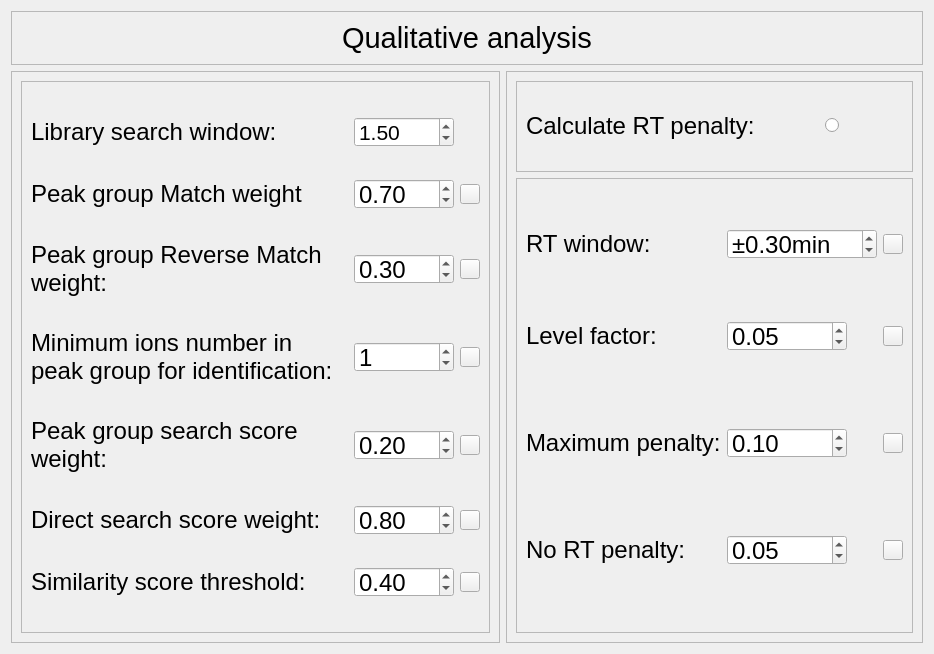
<?xml version="1.0" encoding="UTF-8"?>
<ui version="4.0">
 <class>Form</class>
 <widget class="QWidget" name="Form">
  <property name="geometry">
   <rect>
    <x>0</x>
    <y>0</y>
    <width>934</width>
    <height>654</height>
   </rect>
  </property>
  <property name="windowTitle">
   <string>DataAnalyzer-WTS</string>
  </property>
  <property name="windowIcon">
   <iconset>
    <normaloff>icon.png</normaloff>icon.png</iconset>
  </property>
  <layout class="QGridLayout" name="gridLayout">
   <item row="0" column="0" colspan="2">
    <widget class="QFrame" name="frame_3">
     <property name="frameShape">
      <enum>QFrame::StyledPanel</enum>
     </property>
     <property name="frameShadow">
      <enum>QFrame::Raised</enum>
     </property>
     <layout class="QHBoxLayout" name="horizontalLayout_2">
      <item>
       <widget class="QLabel" name="label">
        <property name="sizePolicy">
         <sizepolicy hsizetype="Maximum" vsizetype="Preferred">
          <horstretch>0</horstretch>
          <verstretch>0</verstretch>
         </sizepolicy>
        </property>
        <property name="font">
         <font>
          <pointsize>22</pointsize>
          <weight>50</weight>
          <italic>false</italic>
          <bold>false</bold>
         </font>
        </property>
        <property name="styleSheet">
         <string notr="true">font: 22pt;</string>
        </property>
        <property name="text">
         <string>Qualitative analysis</string>
        </property>
       </widget>
      </item>
     </layout>
    </widget>
   </item>
   <item row="1" column="1">
    <widget class="QFrame" name="frame_2">
     <property name="frameShape">
      <enum>QFrame::StyledPanel</enum>
     </property>
     <property name="frameShadow">
      <enum>QFrame::Raised</enum>
     </property>
     <layout class="QGridLayout" name="gridLayout_3" rowstretch="1,5">
      <item row="1" column="0">
       <widget class="QFrame" name="frame_5">
        <property name="frameShape">
         <enum>QFrame::StyledPanel</enum>
        </property>
        <property name="frameShadow">
         <enum>QFrame::Raised</enum>
        </property>
        <layout class="QGridLayout" name="gridLayout_4">
         <item row="0" column="0">
          <widget class="QLabel" name="label_7">
           <property name="sizePolicy">
            <sizepolicy hsizetype="Maximum" vsizetype="Preferred">
             <horstretch>0</horstretch>
             <verstretch>0</verstretch>
            </sizepolicy>
           </property>
           <property name="minimumSize">
            <size>
             <width>0</width>
             <height>30</height>
            </size>
           </property>
           <property name="maximumSize">
            <size>
             <width>16777215</width>
             <height>30</height>
            </size>
           </property>
           <property name="font">
            <font>
             <pointsize>18</pointsize>
             <weight>50</weight>
             <italic>false</italic>
             <bold>false</bold>
            </font>
           </property>
           <property name="styleSheet">
            <string notr="true">font: 18pt;</string>
           </property>
           <property name="text">
            <string>RT window:</string>
           </property>
          </widget>
         </item>
         <item row="0" column="1">
          <widget class="QDoubleSpinBox" name="doubleSpinBox_12">
           <property name="minimumSize">
            <size>
             <width>150</width>
             <height>30</height>
            </size>
           </property>
           <property name="maximumSize">
            <size>
             <width>150</width>
             <height>30</height>
            </size>
           </property>
           <property name="styleSheet">
            <string notr="true">font: 18pt;</string>
           </property>
           <property name="prefix">
            <string>±</string>
           </property>
           <property name="suffix">
            <string>min</string>
           </property>
           <property name="maximum">
            <double>9999.000000000000000</double>
           </property>
           <property name="singleStep">
            <double>0.100000000000000</double>
           </property>
           <property name="value">
            <double>0.300000000000000</double>
           </property>
          </widget>
         </item>
         <item row="0" column="2">
          <widget class="QPushButton" name="pushButton_6">
           <property name="minimumSize">
            <size>
             <width>20</width>
             <height>20</height>
            </size>
           </property>
           <property name="maximumSize">
            <size>
             <width>20</width>
             <height>20</height>
            </size>
           </property>
           <property name="text">
            <string/>
           </property>
           <property name="icon">
            <iconset>
             <normaloff>R-C.png</normaloff>R-C.png</iconset>
           </property>
           <property name="iconSize">
            <size>
             <width>20</width>
             <height>20</height>
            </size>
           </property>
          </widget>
         </item>
         <item row="1" column="0">
          <widget class="QLabel" name="label_8">
           <property name="minimumSize">
            <size>
             <width>0</width>
             <height>60</height>
            </size>
           </property>
           <property name="maximumSize">
            <size>
             <width>16777215</width>
             <height>60</height>
            </size>
           </property>
           <property name="font">
            <font>
             <pointsize>18</pointsize>
             <weight>50</weight>
             <italic>false</italic>
             <bold>false</bold>
            </font>
           </property>
           <property name="styleSheet">
            <string notr="true">font: 18pt;</string>
           </property>
           <property name="text">
            <string>Level factor:</string>
           </property>
           <property name="wordWrap">
            <bool>false</bool>
           </property>
          </widget>
         </item>
         <item row="1" column="1">
          <widget class="QDoubleSpinBox" name="doubleSpinBox_7">
           <property name="minimumSize">
            <size>
             <width>120</width>
             <height>30</height>
            </size>
           </property>
           <property name="maximumSize">
            <size>
             <width>120</width>
             <height>30</height>
            </size>
           </property>
           <property name="styleSheet">
            <string notr="true">font: 18pt;</string>
           </property>
           <property name="decimals">
            <number>2</number>
           </property>
           <property name="singleStep">
            <double>0.010000000000000</double>
           </property>
           <property name="value">
            <double>0.050000000000000</double>
           </property>
          </widget>
         </item>
         <item row="1" column="2">
          <widget class="QPushButton" name="pushButton_7">
           <property name="minimumSize">
            <size>
             <width>20</width>
             <height>20</height>
            </size>
           </property>
           <property name="maximumSize">
            <size>
             <width>20</width>
             <height>20</height>
            </size>
           </property>
           <property name="text">
            <string/>
           </property>
           <property name="icon">
            <iconset>
             <normaloff>R-C.png</normaloff>R-C.png</iconset>
           </property>
           <property name="iconSize">
            <size>
             <width>20</width>
             <height>20</height>
            </size>
           </property>
          </widget>
         </item>
         <item row="2" column="0">
          <widget class="QLabel" name="label_10">
           <property name="minimumSize">
            <size>
             <width>0</width>
             <height>60</height>
            </size>
           </property>
           <property name="maximumSize">
            <size>
             <width>16777215</width>
             <height>60</height>
            </size>
           </property>
           <property name="font">
            <font>
             <pointsize>18</pointsize>
             <weight>50</weight>
             <italic>false</italic>
             <bold>false</bold>
            </font>
           </property>
           <property name="styleSheet">
            <string notr="true">font: 18pt;</string>
           </property>
           <property name="text">
            <string>Maximum penalty:</string>
           </property>
           <property name="wordWrap">
            <bool>false</bool>
           </property>
          </widget>
         </item>
         <item row="2" column="1">
          <widget class="QDoubleSpinBox" name="doubleSpinBox_8">
           <property name="minimumSize">
            <size>
             <width>120</width>
             <height>30</height>
            </size>
           </property>
           <property name="maximumSize">
            <size>
             <width>120</width>
             <height>30</height>
            </size>
           </property>
           <property name="styleSheet">
            <string notr="true">font: 18pt;</string>
           </property>
           <property name="decimals">
            <number>2</number>
           </property>
           <property name="maximum">
            <double>1.000000000000000</double>
           </property>
           <property name="singleStep">
            <double>0.010000000000000</double>
           </property>
           <property name="value">
            <double>0.100000000000000</double>
           </property>
          </widget>
         </item>
         <item row="2" column="2">
          <widget class="QPushButton" name="pushButton_8">
           <property name="minimumSize">
            <size>
             <width>20</width>
             <height>20</height>
            </size>
           </property>
           <property name="maximumSize">
            <size>
             <width>20</width>
             <height>20</height>
            </size>
           </property>
           <property name="text">
            <string/>
           </property>
           <property name="icon">
            <iconset>
             <normaloff>R-C.png</normaloff>R-C.png</iconset>
           </property>
           <property name="iconSize">
            <size>
             <width>20</width>
             <height>20</height>
            </size>
           </property>
          </widget>
         </item>
         <item row="3" column="0">
          <widget class="QLabel" name="label_11">
           <property name="minimumSize">
            <size>
             <width>0</width>
             <height>60</height>
            </size>
           </property>
           <property name="maximumSize">
            <size>
             <width>16777215</width>
             <height>60</height>
            </size>
           </property>
           <property name="font">
            <font>
             <pointsize>18</pointsize>
             <weight>50</weight>
             <italic>false</italic>
             <bold>false</bold>
            </font>
           </property>
           <property name="styleSheet">
            <string notr="true">font: 18pt;</string>
           </property>
           <property name="text">
            <string>No RT penalty:</string>
           </property>
           <property name="wordWrap">
            <bool>true</bool>
           </property>
          </widget>
         </item>
         <item row="3" column="1">
          <widget class="QDoubleSpinBox" name="doubleSpinBox_9">
           <property name="minimumSize">
            <size>
             <width>120</width>
             <height>30</height>
            </size>
           </property>
           <property name="maximumSize">
            <size>
             <width>120</width>
             <height>30</height>
            </size>
           </property>
           <property name="styleSheet">
            <string notr="true">font: 18pt;</string>
           </property>
           <property name="maximum">
            <double>1.000000000000000</double>
           </property>
           <property name="singleStep">
            <double>0.010000000000000</double>
           </property>
           <property name="value">
            <double>0.050000000000000</double>
           </property>
          </widget>
         </item>
         <item row="3" column="2">
          <widget class="QPushButton" name="pushButton_9">
           <property name="minimumSize">
            <size>
             <width>20</width>
             <height>20</height>
            </size>
           </property>
           <property name="maximumSize">
            <size>
             <width>20</width>
             <height>20</height>
            </size>
           </property>
           <property name="text">
            <string/>
           </property>
           <property name="icon">
            <iconset>
             <normaloff>R-C.png</normaloff>R-C.png</iconset>
           </property>
           <property name="iconSize">
            <size>
             <width>20</width>
             <height>20</height>
            </size>
           </property>
          </widget>
         </item>
        </layout>
       </widget>
      </item>
      <item row="0" column="0">
       <widget class="QFrame" name="frame_6">
        <property name="frameShape">
         <enum>QFrame::StyledPanel</enum>
        </property>
        <property name="frameShadow">
         <enum>QFrame::Raised</enum>
        </property>
        <layout class="QGridLayout" name="gridLayout_6">
         <item row="0" column="0">
          <widget class="QLabel" name="label_6">
           <property name="sizePolicy">
            <sizepolicy hsizetype="Maximum" vsizetype="Preferred">
             <horstretch>0</horstretch>
             <verstretch>0</verstretch>
            </sizepolicy>
           </property>
           <property name="minimumSize">
            <size>
             <width>0</width>
             <height>0</height>
            </size>
           </property>
           <property name="maximumSize">
            <size>
             <width>16777215</width>
             <height>16777215</height>
            </size>
           </property>
           <property name="font">
            <font>
             <pointsize>18</pointsize>
             <weight>50</weight>
             <italic>false</italic>
             <bold>false</bold>
            </font>
           </property>
           <property name="styleSheet">
            <string notr="true">font: 18pt;</string>
           </property>
           <property name="text">
            <string>Calculate RT penalty:</string>
           </property>
          </widget>
         </item>
         <item row="0" column="1" alignment="Qt::AlignHCenter">
          <widget class="QRadioButton" name="radioButton">
           <property name="sizePolicy">
            <sizepolicy hsizetype="Maximum" vsizetype="Fixed">
             <horstretch>0</horstretch>
             <verstretch>0</verstretch>
            </sizepolicy>
           </property>
           <property name="styleSheet">
            <string notr="true">font: 18pt;</string>
           </property>
           <property name="text">
            <string/>
           </property>
           <property name="checked">
            <bool>false</bool>
           </property>
          </widget>
         </item>
        </layout>
       </widget>
      </item>
     </layout>
    </widget>
   </item>
   <item row="1" column="0">
    <widget class="QFrame" name="frame">
     <property name="frameShape">
      <enum>QFrame::StyledPanel</enum>
     </property>
     <property name="frameShadow">
      <enum>QFrame::Raised</enum>
     </property>
     <layout class="QGridLayout" name="gridLayout_5" rowstretch="1">
      <item row="0" column="0">
       <widget class="QFrame" name="frame_4">
        <property name="frameShape">
         <enum>QFrame::StyledPanel</enum>
        </property>
        <property name="frameShadow">
         <enum>QFrame::Raised</enum>
        </property>
        <layout class="QGridLayout" name="gridLayout_2">
         <item row="0" column="0">
          <widget class="QLabel" name="label_3">
           <property name="sizePolicy">
            <sizepolicy hsizetype="Maximum" vsizetype="Preferred">
             <horstretch>0</horstretch>
             <verstretch>0</verstretch>
            </sizepolicy>
           </property>
           <property name="minimumSize">
            <size>
             <width>0</width>
             <height>0</height>
            </size>
           </property>
           <property name="maximumSize">
            <size>
             <width>16777215</width>
             <height>16777215</height>
            </size>
           </property>
           <property name="font">
            <font>
             <pointsize>18</pointsize>
             <weight>50</weight>
             <italic>false</italic>
             <bold>false</bold>
            </font>
           </property>
           <property name="styleSheet">
            <string notr="true">font: 18pt;</string>
           </property>
           <property name="text">
            <string>Library search window:</string>
           </property>
          </widget>
         </item>
         <item row="0" column="1">
          <widget class="QDoubleSpinBox" name="doubleSpinBox_5">
           <property name="minimumSize">
            <size>
             <width>100</width>
             <height>30</height>
            </size>
           </property>
           <property name="maximumSize">
            <size>
             <width>100</width>
             <height>30</height>
            </size>
           </property>
           <property name="styleSheet">
            <string notr="true">font: 16pt;</string>
           </property>
           <property name="decimals">
            <number>2</number>
           </property>
           <property name="maximum">
            <double>9999999999999.000000000000000</double>
           </property>
           <property name="singleStep">
            <double>0.100000000000000</double>
           </property>
           <property name="value">
            <double>1.500000000000000</double>
           </property>
          </widget>
         </item>
         <item row="1" column="0">
          <widget class="QLabel" name="label_2">
           <property name="sizePolicy">
            <sizepolicy hsizetype="Maximum" vsizetype="Preferred">
             <horstretch>0</horstretch>
             <verstretch>0</verstretch>
            </sizepolicy>
           </property>
           <property name="minimumSize">
            <size>
             <width>0</width>
             <height>30</height>
            </size>
           </property>
           <property name="maximumSize">
            <size>
             <width>16777215</width>
             <height>30</height>
            </size>
           </property>
           <property name="font">
            <font>
             <pointsize>18</pointsize>
             <weight>50</weight>
             <italic>false</italic>
             <bold>false</bold>
            </font>
           </property>
           <property name="styleSheet">
            <string notr="true">font: 18pt;</string>
           </property>
           <property name="text">
            <string>Peak group Match weight</string>
           </property>
          </widget>
         </item>
         <item row="1" column="1">
          <widget class="QDoubleSpinBox" name="doubleSpinBox_3">
           <property name="minimumSize">
            <size>
             <width>100</width>
             <height>30</height>
            </size>
           </property>
           <property name="maximumSize">
            <size>
             <width>100</width>
             <height>30</height>
            </size>
           </property>
           <property name="styleSheet">
            <string notr="true">font: 18pt;</string>
           </property>
           <property name="decimals">
            <number>2</number>
           </property>
           <property name="maximum">
            <double>99999.000000000000000</double>
           </property>
           <property name="singleStep">
            <double>0.100000000000000</double>
           </property>
           <property name="value">
            <double>0.700000000000000</double>
           </property>
          </widget>
         </item>
         <item row="1" column="2">
          <widget class="QPushButton" name="pushButton_11">
           <property name="minimumSize">
            <size>
             <width>20</width>
             <height>20</height>
            </size>
           </property>
           <property name="maximumSize">
            <size>
             <width>20</width>
             <height>20</height>
            </size>
           </property>
           <property name="text">
            <string/>
           </property>
           <property name="icon">
            <iconset>
             <normaloff>R-C.png</normaloff>R-C.png</iconset>
           </property>
           <property name="iconSize">
            <size>
             <width>20</width>
             <height>20</height>
            </size>
           </property>
          </widget>
         </item>
         <item row="2" column="0">
          <widget class="QLabel" name="label_4">
           <property name="font">
            <font>
             <pointsize>18</pointsize>
             <weight>50</weight>
             <italic>false</italic>
             <bold>false</bold>
            </font>
           </property>
           <property name="styleSheet">
            <string notr="true">font: 18pt;</string>
           </property>
           <property name="text">
            <string>Peak group Reverse Match weight:</string>
           </property>
           <property name="wordWrap">
            <bool>true</bool>
           </property>
          </widget>
         </item>
         <item row="2" column="1">
          <widget class="QDoubleSpinBox" name="doubleSpinBox_4">
           <property name="minimumSize">
            <size>
             <width>100</width>
             <height>30</height>
            </size>
           </property>
           <property name="maximumSize">
            <size>
             <width>100</width>
             <height>30</height>
            </size>
           </property>
           <property name="styleSheet">
            <string notr="true">font: 18pt;</string>
           </property>
           <property name="decimals">
            <number>2</number>
           </property>
           <property name="singleStep">
            <double>0.100000000000000</double>
           </property>
           <property name="value">
            <double>0.300000000000000</double>
           </property>
          </widget>
         </item>
         <item row="2" column="2">
          <widget class="QPushButton" name="pushButton_12">
           <property name="minimumSize">
            <size>
             <width>20</width>
             <height>20</height>
            </size>
           </property>
           <property name="maximumSize">
            <size>
             <width>20</width>
             <height>20</height>
            </size>
           </property>
           <property name="text">
            <string/>
           </property>
           <property name="icon">
            <iconset>
             <normaloff>R-C.png</normaloff>R-C.png</iconset>
           </property>
           <property name="iconSize">
            <size>
             <width>20</width>
             <height>20</height>
            </size>
           </property>
          </widget>
         </item>
         <item row="3" column="0">
          <widget class="QLabel" name="label_5">
           <property name="font">
            <font>
             <pointsize>18</pointsize>
             <weight>50</weight>
             <italic>false</italic>
             <bold>false</bold>
            </font>
           </property>
           <property name="styleSheet">
            <string notr="true">font: 18pt;</string>
           </property>
           <property name="text">
            <string>Minimum ions number in peak group for identification:</string>
           </property>
           <property name="wordWrap">
            <bool>true</bool>
           </property>
          </widget>
         </item>
         <item row="3" column="1">
          <widget class="QSpinBox" name="spinBox_2">
           <property name="minimumSize">
            <size>
             <width>100</width>
             <height>30</height>
            </size>
           </property>
           <property name="maximumSize">
            <size>
             <width>100</width>
             <height>30</height>
            </size>
           </property>
           <property name="styleSheet">
            <string notr="true">font: 18pt;</string>
           </property>
           <property name="maximum">
            <number>99999</number>
           </property>
           <property name="value">
            <number>1</number>
           </property>
          </widget>
         </item>
         <item row="3" column="2">
          <widget class="QPushButton" name="pushButton_13">
           <property name="minimumSize">
            <size>
             <width>20</width>
             <height>20</height>
            </size>
           </property>
           <property name="maximumSize">
            <size>
             <width>20</width>
             <height>20</height>
            </size>
           </property>
           <property name="text">
            <string/>
           </property>
           <property name="icon">
            <iconset>
             <normaloff>R-C.png</normaloff>R-C.png</iconset>
           </property>
           <property name="iconSize">
            <size>
             <width>20</width>
             <height>20</height>
            </size>
           </property>
          </widget>
         </item>
         <item row="4" column="0">
          <widget class="QLabel" name="label_16">
           <property name="sizePolicy">
            <sizepolicy hsizetype="Preferred" vsizetype="Preferred">
             <horstretch>0</horstretch>
             <verstretch>0</verstretch>
            </sizepolicy>
           </property>
           <property name="minimumSize">
            <size>
             <width>0</width>
             <height>0</height>
            </size>
           </property>
           <property name="maximumSize">
            <size>
             <width>16777215</width>
             <height>16777215</height>
            </size>
           </property>
           <property name="font">
            <font>
             <pointsize>18</pointsize>
             <weight>50</weight>
             <italic>false</italic>
             <bold>false</bold>
            </font>
           </property>
           <property name="styleSheet">
            <string notr="true">font: 18pt;</string>
           </property>
           <property name="text">
            <string>Peak group search score weight:</string>
           </property>
           <property name="wordWrap">
            <bool>true</bool>
           </property>
          </widget>
         </item>
         <item row="4" column="1">
          <widget class="QDoubleSpinBox" name="doubleSpinBox_6">
           <property name="minimumSize">
            <size>
             <width>100</width>
             <height>30</height>
            </size>
           </property>
           <property name="maximumSize">
            <size>
             <width>100</width>
             <height>30</height>
            </size>
           </property>
           <property name="styleSheet">
            <string notr="true">font: 18pt;</string>
           </property>
           <property name="decimals">
            <number>2</number>
           </property>
           <property name="singleStep">
            <double>0.100000000000000</double>
           </property>
           <property name="value">
            <double>0.200000000000000</double>
           </property>
          </widget>
         </item>
         <item row="4" column="2">
          <widget class="QPushButton" name="pushButton_14">
           <property name="minimumSize">
            <size>
             <width>20</width>
             <height>20</height>
            </size>
           </property>
           <property name="maximumSize">
            <size>
             <width>20</width>
             <height>20</height>
            </size>
           </property>
           <property name="text">
            <string/>
           </property>
           <property name="icon">
            <iconset>
             <normaloff>R-C.png</normaloff>R-C.png</iconset>
           </property>
           <property name="iconSize">
            <size>
             <width>20</width>
             <height>20</height>
            </size>
           </property>
          </widget>
         </item>
         <item row="5" column="0">
          <widget class="QLabel" name="label_17">
           <property name="sizePolicy">
            <sizepolicy hsizetype="Maximum" vsizetype="Preferred">
             <horstretch>0</horstretch>
             <verstretch>0</verstretch>
            </sizepolicy>
           </property>
           <property name="minimumSize">
            <size>
             <width>0</width>
             <height>30</height>
            </size>
           </property>
           <property name="maximumSize">
            <size>
             <width>16777215</width>
             <height>30</height>
            </size>
           </property>
           <property name="font">
            <font>
             <pointsize>18</pointsize>
             <weight>50</weight>
             <italic>false</italic>
             <bold>false</bold>
            </font>
           </property>
           <property name="styleSheet">
            <string notr="true">font: 18pt;</string>
           </property>
           <property name="text">
            <string>Direct search score weight:</string>
           </property>
           <property name="wordWrap">
            <bool>false</bool>
           </property>
          </widget>
         </item>
         <item row="5" column="1">
          <widget class="QDoubleSpinBox" name="doubleSpinBox_10">
           <property name="minimumSize">
            <size>
             <width>100</width>
             <height>30</height>
            </size>
           </property>
           <property name="maximumSize">
            <size>
             <width>100</width>
             <height>30</height>
            </size>
           </property>
           <property name="styleSheet">
            <string notr="true">font: 18pt;</string>
           </property>
           <property name="suffix">
            <string/>
           </property>
           <property name="decimals">
            <number>2</number>
           </property>
           <property name="maximum">
            <double>99.000000000000000</double>
           </property>
           <property name="singleStep">
            <double>0.100000000000000</double>
           </property>
           <property name="value">
            <double>0.800000000000000</double>
           </property>
          </widget>
         </item>
         <item row="5" column="2">
          <widget class="QPushButton" name="pushButton_15">
           <property name="minimumSize">
            <size>
             <width>20</width>
             <height>20</height>
            </size>
           </property>
           <property name="maximumSize">
            <size>
             <width>20</width>
             <height>20</height>
            </size>
           </property>
           <property name="text">
            <string/>
           </property>
           <property name="icon">
            <iconset>
             <normaloff>R-C.png</normaloff>R-C.png</iconset>
           </property>
           <property name="iconSize">
            <size>
             <width>20</width>
             <height>20</height>
            </size>
           </property>
          </widget>
         </item>
         <item row="6" column="0">
          <widget class="QLabel" name="label_18">
           <property name="sizePolicy">
            <sizepolicy hsizetype="Maximum" vsizetype="Preferred">
             <horstretch>0</horstretch>
             <verstretch>0</verstretch>
            </sizepolicy>
           </property>
           <property name="minimumSize">
            <size>
             <width>0</width>
             <height>30</height>
            </size>
           </property>
           <property name="maximumSize">
            <size>
             <width>16777215</width>
             <height>30</height>
            </size>
           </property>
           <property name="font">
            <font>
             <pointsize>18</pointsize>
             <weight>50</weight>
             <italic>false</italic>
             <bold>false</bold>
            </font>
           </property>
           <property name="styleSheet">
            <string notr="true">font: 18pt;</string>
           </property>
           <property name="text">
            <string>Similarity score threshold:</string>
           </property>
           <property name="wordWrap">
            <bool>false</bool>
           </property>
          </widget>
         </item>
         <item row="6" column="1">
          <widget class="QDoubleSpinBox" name="doubleSpinBox_11">
           <property name="minimumSize">
            <size>
             <width>100</width>
             <height>30</height>
            </size>
           </property>
           <property name="maximumSize">
            <size>
             <width>100</width>
             <height>30</height>
            </size>
           </property>
           <property name="styleSheet">
            <string notr="true">font: 18pt;</string>
           </property>
           <property name="decimals">
            <number>2</number>
           </property>
           <property name="maximum">
            <double>1.000000000000000</double>
           </property>
           <property name="singleStep">
            <double>0.100000000000000</double>
           </property>
           <property name="value">
            <double>0.400000000000000</double>
           </property>
          </widget>
         </item>
         <item row="6" column="2">
          <widget class="QPushButton" name="pushButton_16">
           <property name="minimumSize">
            <size>
             <width>20</width>
             <height>20</height>
            </size>
           </property>
           <property name="maximumSize">
            <size>
             <width>20</width>
             <height>20</height>
            </size>
           </property>
           <property name="text">
            <string/>
           </property>
           <property name="icon">
            <iconset>
             <normaloff>R-C.png</normaloff>R-C.png</iconset>
           </property>
           <property name="iconSize">
            <size>
             <width>20</width>
             <height>20</height>
            </size>
           </property>
          </widget>
         </item>
        </layout>
       </widget>
      </item>
     </layout>
    </widget>
   </item>
  </layout>
 </widget>
 <resources/>
 <connections>
  <connection>
   <sender>pushButton_11</sender>
   <signal>clicked()</signal>
   <receiver>Form</receiver>
   <slot>slot2()</slot>
   <hints>
    <hint type="sourcelabel">
     <x>490</x>
     <y>295</y>
    </hint>
    <hint type="destinationlabel">
     <x>-189</x>
     <y>212</y>
    </hint>
   </hints>
  </connection>
  <connection>
   <sender>pushButton_12</sender>
   <signal>clicked()</signal>
   <receiver>Form</receiver>
   <slot>slot3()</slot>
   <hints>
    <hint type="sourcelabel">
     <x>488</x>
     <y>378</y>
    </hint>
    <hint type="destinationlabel">
     <x>-43</x>
     <y>380</y>
    </hint>
   </hints>
  </connection>
  <connection>
   <sender>pushButton_13</sender>
   <signal>clicked()</signal>
   <receiver>Form</receiver>
   <slot>slot4()</slot>
   <hints>
    <hint type="sourcelabel">
     <x>495</x>
     <y>466</y>
    </hint>
    <hint type="destinationlabel">
     <x>-189</x>
     <y>460</y>
    </hint>
   </hints>
  </connection>
  <connection>
   <sender>pushButton_14</sender>
   <signal>clicked()</signal>
   <receiver>Form</receiver>
   <slot>slot5()</slot>
   <hints>
    <hint type="sourcelabel">
     <x>487</x>
     <y>557</y>
    </hint>
    <hint type="destinationlabel">
     <x>-117</x>
     <y>527</y>
    </hint>
   </hints>
  </connection>
  <connection>
   <sender>pushButton_15</sender>
   <signal>clicked()</signal>
   <receiver>Form</receiver>
   <slot>slot6()</slot>
   <hints>
    <hint type="sourcelabel">
     <x>491</x>
     <y>638</y>
    </hint>
    <hint type="destinationlabel">
     <x>-107</x>
     <y>624</y>
    </hint>
   </hints>
  </connection>
  <connection>
   <sender>pushButton_16</sender>
   <signal>clicked()</signal>
   <receiver>Form</receiver>
   <slot>slot7()</slot>
   <hints>
    <hint type="sourcelabel">
     <x>489</x>
     <y>717</y>
    </hint>
    <hint type="destinationlabel">
     <x>-88</x>
     <y>681</y>
    </hint>
   </hints>
  </connection>
  <connection>
   <sender>pushButton_6</sender>
   <signal>clicked()</signal>
   <receiver>Form</receiver>
   <slot>slot8()</slot>
   <hints>
    <hint type="sourcelabel">
     <x>1061</x>
     <y>315</y>
    </hint>
    <hint type="destinationlabel">
     <x>1245</x>
     <y>319</y>
    </hint>
   </hints>
  </connection>
  <connection>
   <sender>pushButton_7</sender>
   <signal>clicked()</signal>
   <receiver>Form</receiver>
   <slot>slot9()</slot>
   <hints>
    <hint type="sourcelabel">
     <x>1068</x>
     <y>444</y>
    </hint>
    <hint type="destinationlabel">
     <x>1169</x>
     <y>437</y>
    </hint>
   </hints>
  </connection>
  <connection>
   <sender>pushButton_8</sender>
   <signal>clicked()</signal>
   <receiver>Form</receiver>
   <slot>slot10()</slot>
   <hints>
    <hint type="sourcelabel">
     <x>1063</x>
     <y>566</y>
    </hint>
    <hint type="destinationlabel">
     <x>1246</x>
     <y>582</y>
    </hint>
   </hints>
  </connection>
  <connection>
   <sender>pushButton_9</sender>
   <signal>clicked()</signal>
   <receiver>Form</receiver>
   <slot>slot11()</slot>
   <hints>
    <hint type="sourcelabel">
     <x>1068</x>
     <y>689</y>
    </hint>
    <hint type="destinationlabel">
     <x>1207</x>
     <y>693</y>
    </hint>
   </hints>
  </connection>
 </connections>
 <slots>
  <slot>slot1()</slot>
  <slot>slot2()</slot>
  <slot>slot3()</slot>
  <slot>slot4()</slot>
  <slot>slot5()</slot>
  <slot>slot6()</slot>
  <slot>slot7()</slot>
  <slot>slot8()</slot>
  <slot>slot9()</slot>
  <slot>slot10()</slot>
  <slot>slot11()</slot>
 </slots>
</ui>
